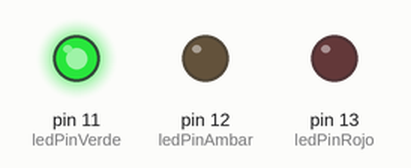
Bench run of a sketch on a simulated Arduino Uno, built with avr-gcc and run on an emulated ATmega328P. Parts: output pins drawn as LEDs (lit = HIGH).

Above: at 2.5 s.
At 5.5 s:
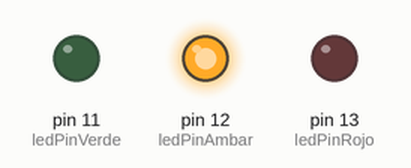
At 8.5 s:
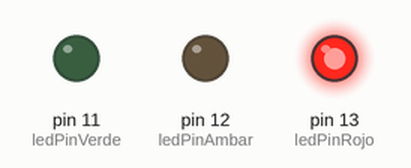
Timing chart, 0 to 14.3 s (numbered marks = the images above):
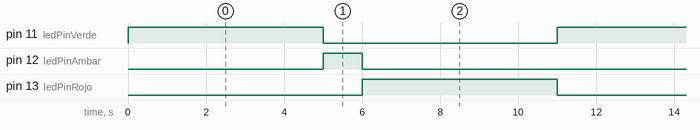

The sketch:

Arduino.ino
```cpp
// (licence header left out)
// Definimos las variables de tipo entero
int ledPinRojo = 13;
int ledPinAmbar = 12;
int ledPinVerde = 11;
int delayTime = 5000;
int delayTimeAmbar = 1000;

//Este código se ejecuta la primera vez
void setup() {
  // Configuramos los pines en modo salida
  pinMode(ledPinRojo, OUTPUT);
  pinMode(ledPinAmbar, OUTPUT);
  pinMode(ledPinVerde, OUTPUT);
  // Inicializamos los pines a un valor BAJO
  digitalWrite(ledPinRojo, LOW);
  digitalWrite(ledPinAmbar, LOW);
  digitalWrite(ledPinVerde, LOW);
}

//Este código se ejecuta en bucle repetidamente
void loop() {
  // Escribimos los valores ALTO y BAJO e los pines y esperamos
  digitalWrite(ledPinRojo, LOW);
  digitalWrite(ledPinVerde, HIGH);
  delay(delayTime);
  // Escribimos los valores ALTO y BAJO e los pines y esperamos
  digitalWrite(ledPinVerde, LOW);
  digitalWrite(ledPinAmbar, HIGH);
  delay(delayTimeAmbar);
  // Escribimos los valores ALTO y BAJO e los pines y esperamos
  digitalWrite(ledPinAmbar, LOW);
  digitalWrite(ledPinRojo, HIGH);
  delay(delayTime);
}
```

Measured:
- by itself, pin 11 (ledPinVerde), pin 13 (ledPinRojo): alternates HIGH for 5.0 s and LOW for 6.0 s
- by itself, pin 12 (ledPinAmbar): alternates HIGH for 1.0 s and LOW for 10.0 s
- by itself, everything shown: repeats every 11.0 s, in 3 steps
